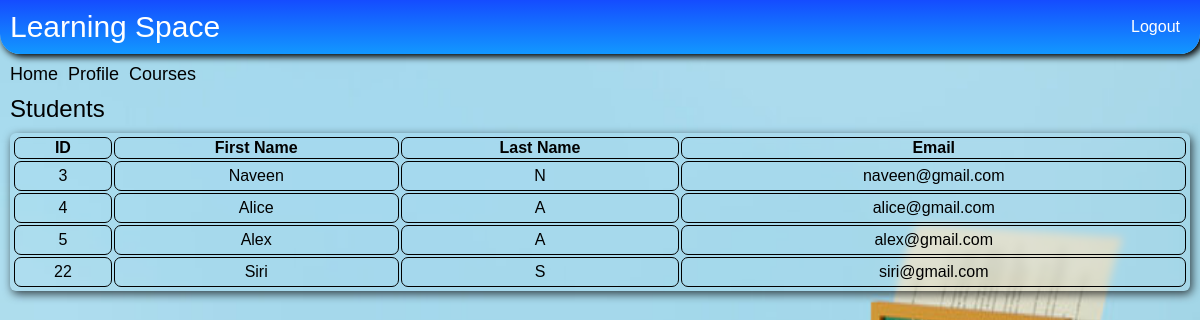
Before: /student/list (signed in) with the older database file.
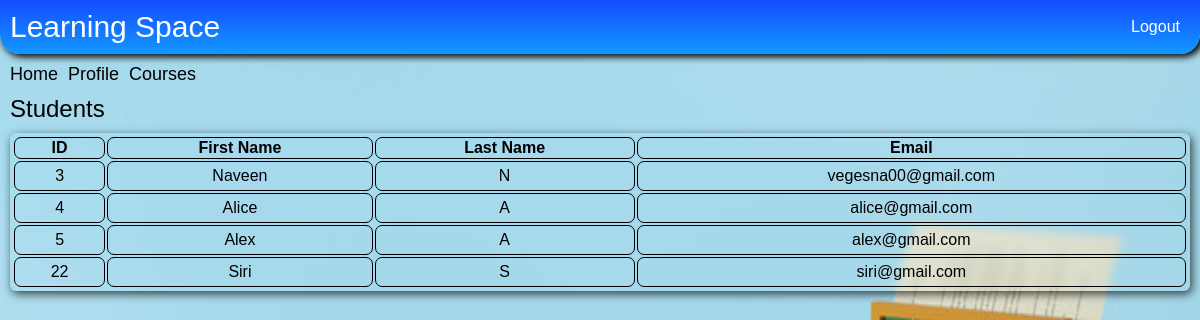
After: the same page with the newer database file.
### e_learn/models.py (models this page shows)
class User(AbstractUser):
    is_student = models.BooleanField(default=False)
    is_instructor = models.BooleanField(default=False)
    is_institution = models.BooleanField(default=False)

### e_learn/views.py (the view)
# urls.py: path('student/list', views.student_list, name='student_list'),
@login_required(login_url='institution_login')
def student_list(request):
    try:
        current_institution = Institution.objects.get(user=request.user)
    except Exception as e:
        return render(request, 'institution_home.html', {'msg': 'Institution details not found!'})
    try:
        details_lst = UserInstitutionRelation.objects.filter(institution=current_institution, is_student=True)
        student_lst = []
        for i in details_lst:
            student_lst.append(i.user)
        if len(student_lst) == 0:
            return render(request, 'institution_home.html',
                          {'msg': 'Students not registered yet, try registering a new student!'})
        return render(request, 'institution_users_list.html', {'user_list': student_lst, 'student_exist': True})
    except Exception as e:
        print(e)
        return render(request, 'institution_home.html',
                      {'msg': 'Students not registered yet, try registering a new student!'})

### e_learn/templates/institution_users_list.html (shortened to what this page needs)
{% extends "base_loggedIn.html" %}
{% block body %}
    {% load static %}
    <link rel="stylesheet" type="text/css" href="{% static 'css/table_pages.css' %}"/>
    <div class="course-list-page">
        <div class="course-list-header">
            <a href="{% url 'institution_home' %}">Home</a>
            <a href="{% url 'institution_home' %}?request_profile=True">Profile</a>
            <a href="{% url 'course_list' %}">Courses</a>
        </div>
        {% if student_exist %}
            <span class="title">Students</span>
        {% else %}
            <span class="title">Instructors</span>
        {% endif %}
        {% if student_exist or instructor_exist %}
            <table class="table-class">
                <thead>
                <tr>
                    <th scope="col" style="border: 1px solid black;"> ID</th>
                    <th scope="col" style="border: 1px solid black;"> First Name</th>
                    <th scope="col" style="border: 1px solid black;"> Last Name</th>
                    <th scope="col" style="border: 1px solid black;"> Email</th>
                </tr>
                </thead>
                <tbody>
                {% for user in user_list %}
                    <tr>
                        <td style="border: 1px solid black;padding: 5px" align="center">{{ user.id }}</td>
                        <td style="border: 1px solid black;padding: 5px" align="center">{{ user.first_name }}</td>
                        <td style="border: 1px solid black;padding: 5px" align="center">{{ user.last_name }}</td>
                        <td style="border: 1px solid black;padding: 5px" align="center">{{ user.email }}</td>
                    </tr>
                {% endfor %}
                </tbody>
            </table>
        {% endif %}
    </div>
{% endblock %}

Changed rows visible on the page:
changed User "Naveen": email "naveen@gmail.com" → "vegesna00@gmail.com"
